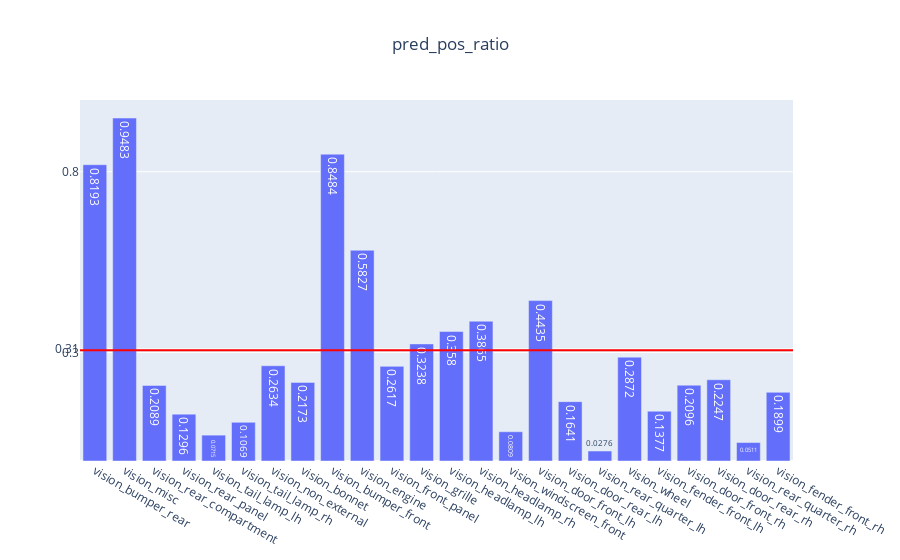

Notebook code for this chart:
### Code cell
genVisMulitlabel(partEvalMetrics, "pred_pos_ratio")

### Figure 1 — Plotly figure (JSON) as saved in the notebook; plotly's stock layout.template omitted (floating-point values rounded to 4 significant figures)
{"data": [{"text": [0.8193, 0.9483, 0.2089, 0.1296, 0.0715, 0.1069, 0.2634, 0.2173, 0.8484, 0.5827, 0.2617, 0.3238, 0.358, 0.3865, 0.0809, 0.4435, 0.1641, 0.0276, 0.2872, 0.1377, 0.2096, 0.2247, 0.0511, 0.1899], "type": "bar", "x": ["vision_bumper_rear", "vision_misc", "vision_rear_compartment", "vision_rear_panel", "vision_tail_lamp_lh", "vision_tail_lamp_rh", "vision_non_external", "vision_bonnet", "vision_bumper_front", "vision_engine", "vision_front_panel", "vision_grille", "vision_headlamp_lh", "vision_headlamp_rh", "vision_windscreen_front", "vision_door_front_lh", "vision_door_rear_lh", "vision_rear_quarter_lh", "vision_wheel", "vision_fender_front_lh", "vision_door_front_rh", "vision_door_rear_rh", "vision_rear_quarter_rh", "vision_fender_front_rh"], "y": [0.8193, 0.9483, 0.2089, 0.1296, 0.0715, 0.1069, 0.2634, 0.2173, 0.8484, 0.5827, 0.2617, 0.3238, 0.358, 0.3865, 0.0809, 0.4435, 0.1641, 0.0276, 0.2872, 0.1377, 0.2096, 0.2247, 0.0511, 0.1899]}], "layout": {"shapes": [{"line": {"color": "red", "width": 2}, "type": "line", "x0": 0, "x1": 1, "xref": "x domain", "y0": 0.3059, "y1": 0.3059, "yref": "y"}], "title": {"text": "pred_pos_ratio", "x": 0.5}, "yaxis": {"tickmode": "array", "tickvals": ["0.31", 0.3, 0.8]}}}
